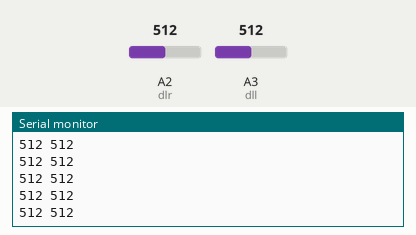
The sketch below on a simulated Arduino Uno, built with avr-gcc and run on an emulated ATmega328P. Parts: the last lines printed to the serial monitor. The test bench sets the inputs (shaded band); at power-on: A2 (dlr) = 512, A3 (dll) = 512.

Above: at 1.2 s.
1.3 s: A2 (dlr) set to 991
At 2.4 s:
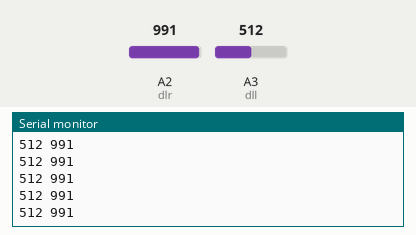
2.8 s: A2 (dlr) set to 1012
At 3.6 s:
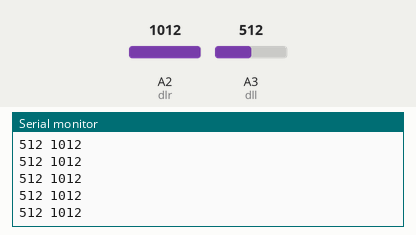
Timing chart, 0 to 5.8 s (numbered marks = the images above; inputs shaded):
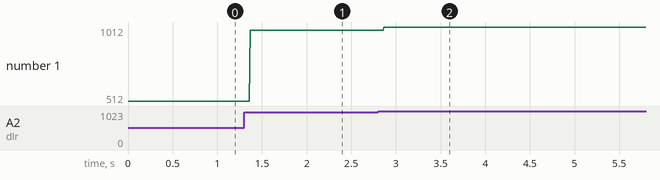

Measured:
- after the input at 1.3 s, the serial monitor: prints a new line after 0.07 s (image 1)
- after the input at 2.8 s, the serial monitor: prints a new line after 0.06 s (image 2)
- plotted number 1: 512 → 991 after the input at 1.3 s, 991 → 1012 after the input at 2.8 s

The sketch:

DL_test.ino
```cpp
#define dll A3
#define dlr A2

void setup() {
  pinMode(dll, INPUT);
  pinMode(dlr, INPUT);
  Serial.begin(9600);
}

void loop() {
  Serial.print(analogRead(dll));
  Serial.print(" ");
  Serial.println(analogRead(dlr));

}
```
